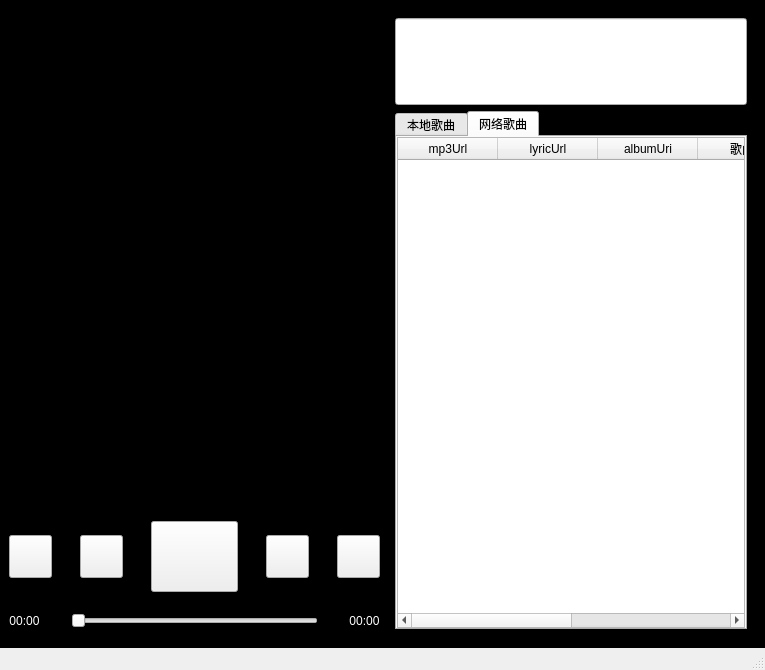
<?xml version="1.0" encoding="UTF-8"?>
<ui version="4.0">
 <class>MainWindow</class>
 <widget class="QMainWindow" name="MainWindow">
  <property name="geometry">
   <rect>
    <x>0</x>
    <y>0</y>
    <width>765</width>
    <height>670</height>
   </rect>
  </property>
  <property name="sizePolicy">
   <sizepolicy hsizetype="Expanding" vsizetype="Expanding">
    <horstretch>0</horstretch>
    <verstretch>0</verstretch>
   </sizepolicy>
  </property>
  <property name="windowTitle">
   <string>MainWindow</string>
  </property>
  <property name="styleSheet">
   <string notr="true">QWidget#centralwidget {
	background: #000;
}</string>
  </property>
  <widget class="QWidget" name="centralwidget">
   <property name="sizePolicy">
    <sizepolicy hsizetype="Expanding" vsizetype="Expanding">
     <horstretch>0</horstretch>
     <verstretch>0</verstretch>
    </sizepolicy>
   </property>
   <layout class="QHBoxLayout" name="horizontalLayout_2" stretch="4,4">
    <item>
     <layout class="QVBoxLayout" name="verticalLayout" stretch="14,1,2,1,1">
      <item>
       <widget class="QGraphicsView" name="graphicsView">
        <property name="styleSheet">
         <string notr="true">background-color:transparent;</string>
        </property>
        <property name="verticalScrollBarPolicy">
         <enum>Qt::ScrollBarAlwaysOff</enum>
        </property>
        <property name="horizontalScrollBarPolicy">
         <enum>Qt::ScrollBarAlwaysOff</enum>
        </property>
       </widget>
      </item>
      <item>
       <spacer name="verticalSpacer_9">
        <property name="orientation">
         <enum>Qt::Vertical</enum>
        </property>
        <property name="sizeType">
         <enum>QSizePolicy::Fixed</enum>
        </property>
        <property name="sizeHint" stdset="0">
         <size>
          <width>20</width>
          <height>5</height>
         </size>
        </property>
       </spacer>
      </item>
      <item>
       <layout class="QGridLayout" name="gridLayout" rowstretch="1,5,1" columnstretch="2,1,2,1,4,1,2,1,2">
        <item row="0" column="0">
         <spacer name="verticalSpacer">
          <property name="orientation">
           <enum>Qt::Vertical</enum>
          </property>
          <property name="sizeHint" stdset="0">
           <size>
            <width>20</width>
            <height>17</height>
           </size>
          </property>
         </spacer>
        </item>
        <item row="0" column="2">
         <spacer name="verticalSpacer_3">
          <property name="orientation">
           <enum>Qt::Vertical</enum>
          </property>
          <property name="sizeHint" stdset="0">
           <size>
            <width>20</width>
            <height>17</height>
           </size>
          </property>
         </spacer>
        </item>
        <item row="0" column="4" rowspan="3">
         <widget class="QPushButton" name="playButton">
          <property name="sizePolicy">
           <sizepolicy hsizetype="Expanding" vsizetype="Expanding">
            <horstretch>0</horstretch>
            <verstretch>0</verstretch>
           </sizepolicy>
          </property>
          <property name="styleSheet">
           <string notr="true">QPushButton#playButton{
	border-image: url(:/images/play.png);
}

QPushButton#playButton[state=&quot;noPlaying&quot;]{
	border-image: url(:/images/play.png);
}

QPushButton#playButton[state=&quot;playing&quot;]{
	border-image: url(:/images/stop.png);
}


	</string>
          </property>
          <property name="text">
           <string/>
          </property>
         </widget>
        </item>
        <item row="0" column="6">
         <spacer name="verticalSpacer_5">
          <property name="orientation">
           <enum>Qt::Vertical</enum>
          </property>
          <property name="sizeHint" stdset="0">
           <size>
            <width>20</width>
            <height>17</height>
           </size>
          </property>
         </spacer>
        </item>
        <item row="0" column="8">
         <spacer name="verticalSpacer_7">
          <property name="orientation">
           <enum>Qt::Vertical</enum>
          </property>
          <property name="sizeHint" stdset="0">
           <size>
            <width>20</width>
            <height>17</height>
           </size>
          </property>
         </spacer>
        </item>
        <item row="1" column="0">
         <widget class="QPushButton" name="pushButton_random">
          <property name="sizePolicy">
           <sizepolicy hsizetype="Expanding" vsizetype="Expanding">
            <horstretch>0</horstretch>
            <verstretch>0</verstretch>
           </sizepolicy>
          </property>
          <property name="styleSheet">
           <string notr="true">border-image: url(:/images/random.png);</string>
          </property>
          <property name="text">
           <string/>
          </property>
         </widget>
        </item>
        <item row="1" column="1">
         <spacer name="horizontalSpacer_3">
          <property name="orientation">
           <enum>Qt::Horizontal</enum>
          </property>
          <property name="sizeHint" stdset="0">
           <size>
            <width>40</width>
            <height>20</height>
           </size>
          </property>
         </spacer>
        </item>
        <item row="1" column="2">
         <widget class="QPushButton" name="pushButton_prev">
          <property name="sizePolicy">
           <sizepolicy hsizetype="Expanding" vsizetype="Expanding">
            <horstretch>0</horstretch>
            <verstretch>0</verstretch>
           </sizepolicy>
          </property>
          <property name="styleSheet">
           <string notr="true">border-image: url(:/images/prev.png);</string>
          </property>
          <property name="text">
           <string/>
          </property>
         </widget>
        </item>
        <item row="1" column="3">
         <spacer name="horizontalSpacer_4">
          <property name="orientation">
           <enum>Qt::Horizontal</enum>
          </property>
          <property name="sizeHint" stdset="0">
           <size>
            <width>40</width>
            <height>20</height>
           </size>
          </property>
         </spacer>
        </item>
        <item row="1" column="5">
         <spacer name="horizontalSpacer_5">
          <property name="orientation">
           <enum>Qt::Horizontal</enum>
          </property>
          <property name="sizeHint" stdset="0">
           <size>
            <width>40</width>
            <height>20</height>
           </size>
          </property>
         </spacer>
        </item>
        <item row="1" column="6">
         <widget class="QPushButton" name="pushButton_next">
          <property name="sizePolicy">
           <sizepolicy hsizetype="Expanding" vsizetype="Expanding">
            <horstretch>0</horstretch>
            <verstretch>0</verstretch>
           </sizepolicy>
          </property>
          <property name="styleSheet">
           <string notr="true">border-image: url(:/images/next.png);</string>
          </property>
          <property name="text">
           <string/>
          </property>
         </widget>
        </item>
        <item row="1" column="7">
         <spacer name="horizontalSpacer_6">
          <property name="orientation">
           <enum>Qt::Horizontal</enum>
          </property>
          <property name="sizeHint" stdset="0">
           <size>
            <width>40</width>
            <height>20</height>
           </size>
          </property>
         </spacer>
        </item>
        <item row="1" column="8">
         <widget class="QPushButton" name="musicLyricTableButton">
          <property name="sizePolicy">
           <sizepolicy hsizetype="Expanding" vsizetype="Expanding">
            <horstretch>0</horstretch>
            <verstretch>0</verstretch>
           </sizepolicy>
          </property>
          <property name="styleSheet">
           <string notr="true">QPushButton#musicLyricTableButton{
	border-image: url(:/images/menu.png);
}

QPushButton#musicLyricTableButton[displayMode=&quot;musicTableMode&quot;] {
	border-image: url(:/images/menu.png);
}

QPushButton#musicLyricTableButton[displayMode=&quot;musicLyricMode&quot;] {
	border-image: url(:/images/menu1.png);
}
</string>
          </property>
          <property name="text">
           <string/>
          </property>
         </widget>
        </item>
        <item row="2" column="0">
         <spacer name="verticalSpacer_2">
          <property name="orientation">
           <enum>Qt::Vertical</enum>
          </property>
          <property name="sizeHint" stdset="0">
           <size>
            <width>20</width>
            <height>17</height>
           </size>
          </property>
         </spacer>
        </item>
        <item row="2" column="2">
         <spacer name="verticalSpacer_4">
          <property name="orientation">
           <enum>Qt::Vertical</enum>
          </property>
          <property name="sizeHint" stdset="0">
           <size>
            <width>20</width>
            <height>17</height>
           </size>
          </property>
         </spacer>
        </item>
        <item row="2" column="6">
         <spacer name="verticalSpacer_6">
          <property name="orientation">
           <enum>Qt::Vertical</enum>
          </property>
          <property name="sizeHint" stdset="0">
           <size>
            <width>20</width>
            <height>17</height>
           </size>
          </property>
         </spacer>
        </item>
        <item row="2" column="8">
         <spacer name="verticalSpacer_8">
          <property name="orientation">
           <enum>Qt::Vertical</enum>
          </property>
          <property name="sizeHint" stdset="0">
           <size>
            <width>20</width>
            <height>17</height>
           </size>
          </property>
         </spacer>
        </item>
       </layout>
      </item>
      <item>
       <spacer name="verticalSpacer_10">
        <property name="orientation">
         <enum>Qt::Vertical</enum>
        </property>
        <property name="sizeType">
         <enum>QSizePolicy::Fixed</enum>
        </property>
        <property name="sizeHint" stdset="0">
         <size>
          <width>20</width>
          <height>5</height>
         </size>
        </property>
       </spacer>
      </item>
      <item>
       <layout class="QHBoxLayout" name="horizontalLayout" stretch="0,1,10,1,0">
        <item>
         <widget class="QLabel" name="playTimeLabel">
          <property name="styleSheet">
           <string notr="true">color: #fff;</string>
          </property>
          <property name="text">
           <string>00:00</string>
          </property>
          <property name="alignment">
           <set>Qt::AlignCenter</set>
          </property>
          <property name="margin">
           <number>5</number>
          </property>
         </widget>
        </item>
        <item>
         <spacer name="horizontalSpacer">
          <property name="orientation">
           <enum>Qt::Horizontal</enum>
          </property>
          <property name="sizeHint" stdset="0">
           <size>
            <width>10</width>
            <height>20</height>
           </size>
          </property>
         </spacer>
        </item>
        <item>
         <widget class="QSlider" name="musicPlaySlider">
          <property name="orientation">
           <enum>Qt::Horizontal</enum>
          </property>
         </widget>
        </item>
        <item>
         <spacer name="horizontalSpacer_2">
          <property name="orientation">
           <enum>Qt::Horizontal</enum>
          </property>
          <property name="sizeHint" stdset="0">
           <size>
            <width>10</width>
            <height>20</height>
           </size>
          </property>
         </spacer>
        </item>
        <item>
         <widget class="QLabel" name="musicDurationLabel">
          <property name="styleSheet">
           <string notr="true">color:#fff;</string>
          </property>
          <property name="text">
           <string>00:00</string>
          </property>
          <property name="alignment">
           <set>Qt::AlignCenter</set>
          </property>
          <property name="margin">
           <number>5</number>
          </property>
         </widget>
        </item>
       </layout>
      </item>
     </layout>
    </item>
    <item>
     <widget class="QStackedWidget" name="stackedWidget">
      <property name="sizePolicy">
       <sizepolicy hsizetype="Expanding" vsizetype="Expanding">
        <horstretch>0</horstretch>
        <verstretch>0</verstretch>
       </sizepolicy>
      </property>
      <property name="styleSheet">
       <string notr="true">QStackedWidget#stackedWidget{
	background-color: transparent;
}</string>
      </property>
      <widget class="QWidget" name="page_1">
       <property name="sizePolicy">
        <sizepolicy hsizetype="Expanding" vsizetype="Expanding">
         <horstretch>0</horstretch>
         <verstretch>0</verstretch>
        </sizepolicy>
       </property>
       <layout class="QVBoxLayout" name="verticalLayout_4" stretch="2,12">
        <item>
         <widget class="QLineEdit" name="searchlineEdit">
          <property name="sizePolicy">
           <sizepolicy hsizetype="Expanding" vsizetype="Expanding">
            <horstretch>0</horstretch>
            <verstretch>0</verstretch>
           </sizepolicy>
          </property>
         </widget>
        </item>
        <item>
         <widget class="QTabWidget" name="tabWidget">
          <property name="currentIndex">
           <number>1</number>
          </property>
          <widget class="QWidget" name="tab_1">
           <attribute name="title">
            <string>本地歌曲</string>
           </attribute>
           <layout class="QVBoxLayout" name="verticalLayout_2">
            <property name="spacing">
             <number>0</number>
            </property>
            <property name="leftMargin">
             <number>0</number>
            </property>
            <property name="topMargin">
             <number>0</number>
            </property>
            <property name="rightMargin">
             <number>0</number>
            </property>
            <property name="bottomMargin">
             <number>0</number>
            </property>
            <item>
             <widget class="QTableWidget" name="localMusicTable">
              <column>
               <property name="text">
                <string>musicName</string>
               </property>
              </column>
              <column>
               <property name="text">
                <string>lyricUrl</string>
               </property>
              </column>
              <column>
               <property name="text">
                <string>albumUri</string>
               </property>
              </column>
              <column>
               <property name="text">
                <string>歌曲名</string>
               </property>
              </column>
              <column>
               <property name="text">
                <string>专辑名</string>
               </property>
              </column>
              <column>
               <property name="text">
                <string>时间</string>
               </property>
              </column>
             </widget>
            </item>
           </layout>
          </widget>
          <widget class="QWidget" name="tab_2">
           <attribute name="title">
            <string>网络歌曲</string>
           </attribute>
           <layout class="QVBoxLayout" name="verticalLayout_3">
            <property name="spacing">
             <number>0</number>
            </property>
            <property name="leftMargin">
             <number>0</number>
            </property>
            <property name="topMargin">
             <number>0</number>
            </property>
            <property name="rightMargin">
             <number>0</number>
            </property>
            <property name="bottomMargin">
             <number>0</number>
            </property>
            <item>
             <widget class="QTableWidget" name="networkMusicTable">
              <property name="focusPolicy">
               <enum>Qt::NoFocus</enum>
              </property>
              <attribute name="verticalHeaderVisible">
               <bool>false</bool>
              </attribute>
              <column>
               <property name="text">
                <string>mp3Url</string>
               </property>
              </column>
              <column>
               <property name="text">
                <string>lyricUrl</string>
               </property>
              </column>
              <column>
               <property name="text">
                <string>albumUri</string>
               </property>
              </column>
              <column>
               <property name="text">
                <string>歌曲名</string>
               </property>
              </column>
              <column>
               <property name="text">
                <string>专辑名</string>
               </property>
              </column>
              <column>
               <property name="text">
                <string>时间</string>
               </property>
              </column>
             </widget>
            </item>
           </layout>
          </widget>
         </widget>
        </item>
       </layout>
      </widget>
      <widget class="QWidget" name="page_2">
       <property name="sizePolicy">
        <sizepolicy hsizetype="Expanding" vsizetype="Expanding">
         <horstretch>0</horstretch>
         <verstretch>0</verstretch>
        </sizepolicy>
       </property>
       <property name="styleSheet">
        <string notr="true">QWidget#page_2{
	background-color: transparent;
}</string>
       </property>
       <layout class="QVBoxLayout" name="verticalLayout_5">
        <property name="spacing">
         <number>0</number>
        </property>
        <property name="leftMargin">
         <number>0</number>
        </property>
        <property name="topMargin">
         <number>0</number>
        </property>
        <property name="rightMargin">
         <number>0</number>
        </property>
        <property name="bottomMargin">
         <number>0</number>
        </property>
        <item>
         <widget class="QTextEdit" name="lyricTextEdit">
          <property name="styleSheet">
           <string notr="true">QTextEdit#lyricTextEdit {
	background-color: transparent;
	color: #fff;
	border-style: outset;
}</string>
          </property>
          <property name="readOnly">
           <bool>true</bool>
          </property>
         </widget>
        </item>
       </layout>
      </widget>
     </widget>
    </item>
   </layout>
  </widget>
  <widget class="QMenuBar" name="menubar">
   <property name="geometry">
    <rect>
     <x>0</x>
     <y>0</y>
     <width>765</width>
     <height>22</height>
    </rect>
   </property>
  </widget>
  <widget class="QStatusBar" name="statusbar"/>
 </widget>
 <resources/>
 <connections/>
</ui>
